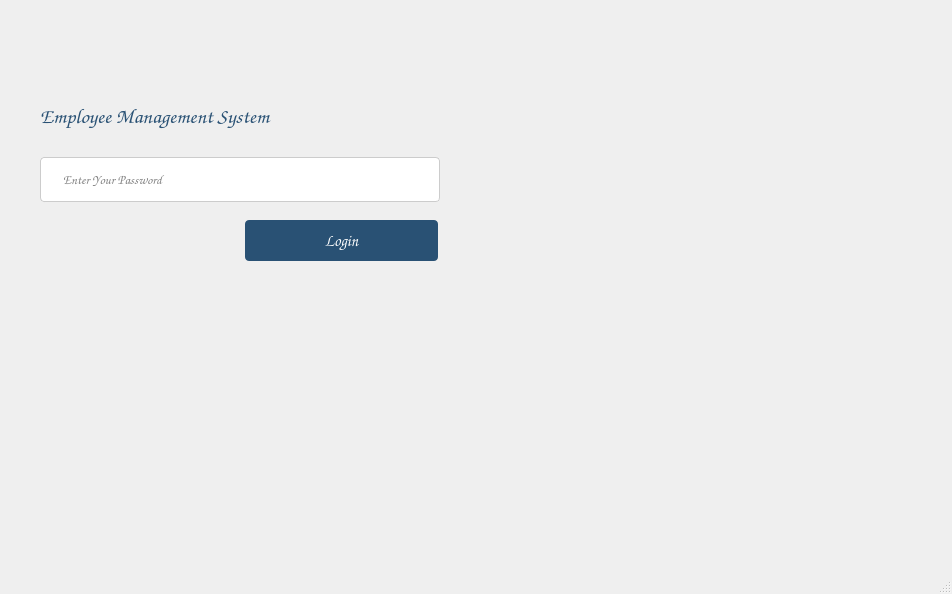
<?xml version="1.0" encoding="UTF-8"?>
<ui version="4.0">
 <class>MainWindow</class>
 <widget class="QMainWindow" name="MainWindow">
  <property name="geometry">
   <rect>
    <x>0</x>
    <y>0</y>
    <width>952</width>
    <height>594</height>
   </rect>
  </property>
  <property name="windowTitle">
   <string>Employee Management System</string>
  </property>
  <widget class="QWidget" name="centralwidget">
   <property name="baseSize">
    <size>
     <width>1024</width>
     <height>780</height>
    </size>
   </property>
   <widget class="QWidget" name="">
    <property name="geometry">
     <rect>
      <x>40</x>
      <y>90</y>
      <width>400</width>
      <height>175</height>
     </rect>
    </property>
    <layout class="QVBoxLayout" name="verticalLayout">
     <item>
      <widget class="QLabel" name="label_2">
       <property name="font">
        <font>
         <family>Comic Sans MS</family>
         <pointsize>16</pointsize>
         <weight>75</weight>
         <bold>true</bold>
        </font>
       </property>
       <property name="styleSheet">
        <string notr="true">color: rgb(41,81,116);</string>
       </property>
       <property name="text">
        <string>Employee Management System</string>
       </property>
      </widget>
     </item>
     <item>
      <layout class="QGridLayout" name="gridLayout">
       <item row="1" column="0">
        <widget class="QLabel" name="label_status">
         <property name="font">
          <font>
           <family>Comic Sans MS</family>
           <pointsize>10</pointsize>
          </font>
         </property>
         <property name="text">
          <string/>
         </property>
        </widget>
       </item>
       <item row="1" column="1">
        <widget class="QPushButton" name="pushButton">
         <property name="font">
          <font>
           <family>Comic Sans MS</family>
           <pointsize>-1</pointsize>
           <weight>50</weight>
           <bold>false</bold>
           <underline>false</underline>
           <strikeout>false</strikeout>
          </font>
         </property>
         <property name="styleSheet">
          <string notr="true">background-color: rgb(41,81,116); /* Green */
  width: 100%;
  border: none;
  color: white;
  padding: 10px;
  text-align: center;
  text-decoration: none;
  font-size: 16px;
  margin: 4px 2px;
	border-radius: 4px;</string>
         </property>
         <property name="text">
          <string>Login</string>
         </property>
        </widget>
       </item>
       <item row="0" column="0" colspan="2">
        <widget class="QLineEdit" name="input_password">
         <property name="font">
          <font>
           <family>Comic Sans MS</family>
           <pointsize>10</pointsize>
           <weight>50</weight>
           <bold>false</bold>
          </font>
         </property>
         <property name="styleSheet">
          <string notr="true">width: 100%;
  padding: 12px 20px;
  margin: 8px 0;
  border: 1px solid #ccc;
  border-radius: 4px;
</string>
         </property>
         <property name="echoMode">
          <enum>QLineEdit::Password</enum>
         </property>
         <property name="placeholderText">
          <string>Enter Your Password</string>
         </property>
        </widget>
       </item>
      </layout>
     </item>
    </layout>
   </widget>
  </widget>
  <widget class="QMenuBar" name="menubar">
   <property name="geometry">
    <rect>
     <x>0</x>
     <y>0</y>
     <width>952</width>
     <height>26</height>
    </rect>
   </property>
  </widget>
  <widget class="QStatusBar" name="statusbar"/>
 </widget>
 <resources/>
 <connections/>
</ui>
